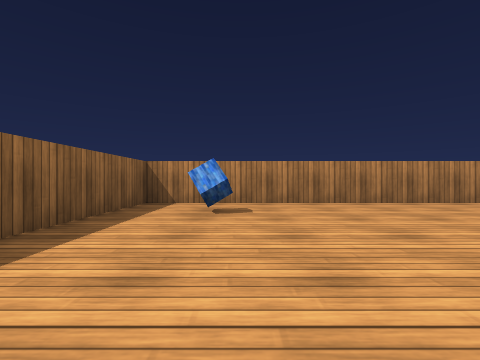
view 1 (above)

18 first-person views from a walk through a 3-D level made in the Unity game engine. The camera is 0.55 m above the floor, looks level and sees 85° across. The floor is counted in squares, 1 m on a side. Each view is taken from the middle of a square. On the plan, view 1 faces up. The plan holds only what a view shows up to about 9 squares ahead; the rest is blank. Some surface patterns are stand-ins.

view 2
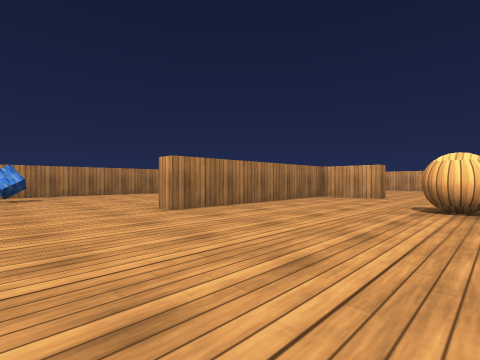

view 3
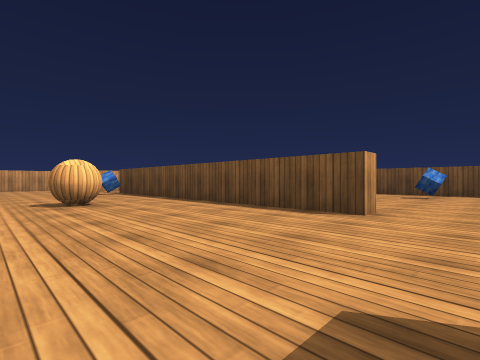

view 4
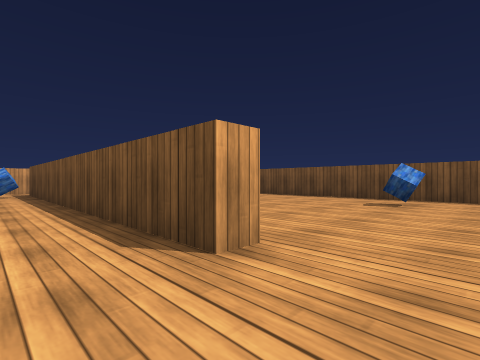

view 5
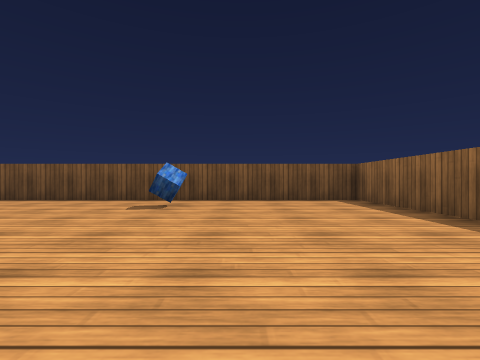

view 6
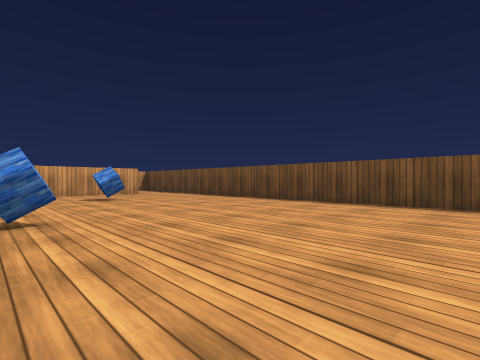

view 7
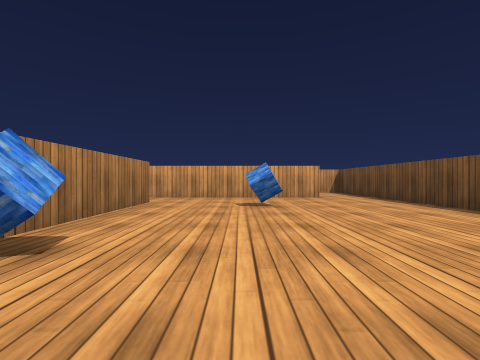

view 8
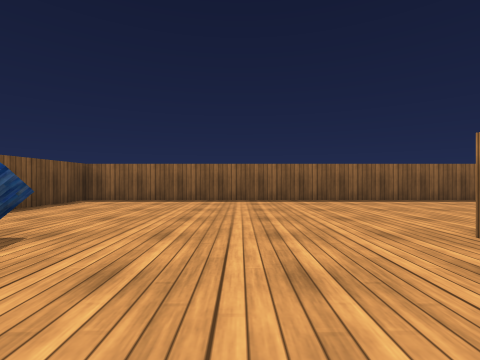

view 9
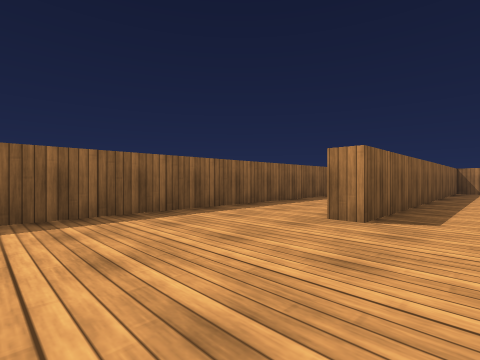

view 10
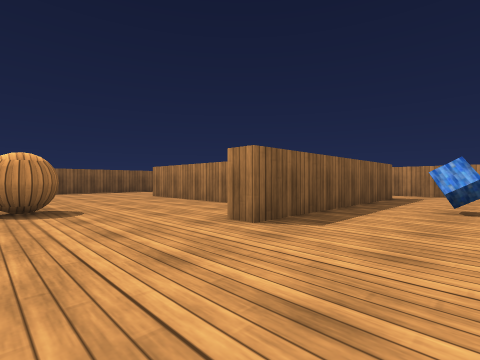

view 11
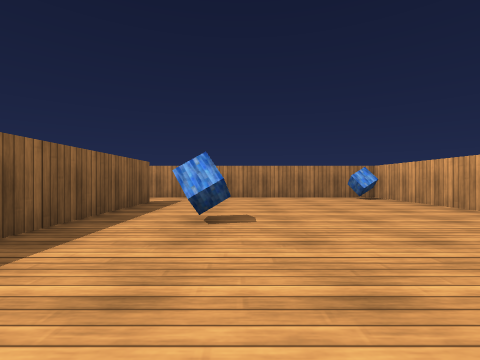

view 12
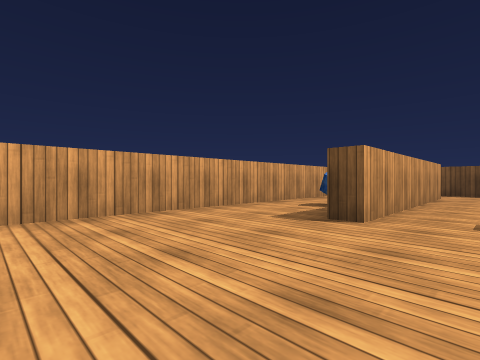

view 13
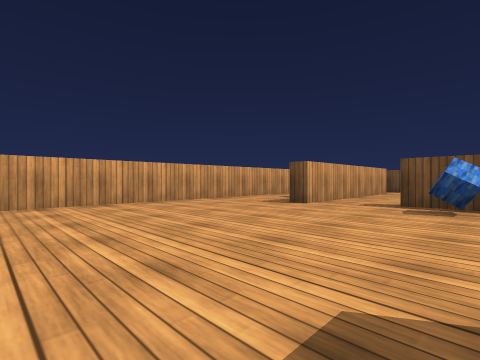

view 14
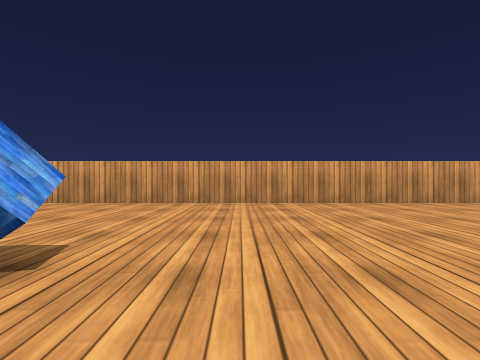

view 15
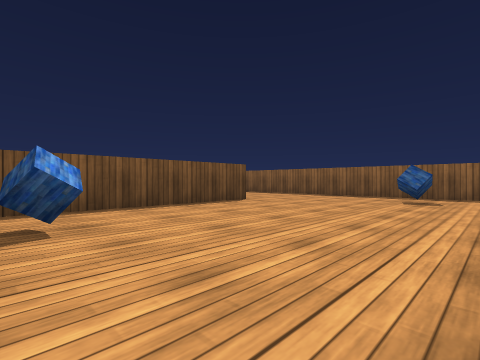

view 16
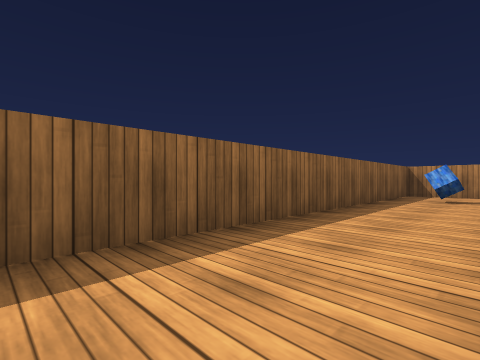

view 17
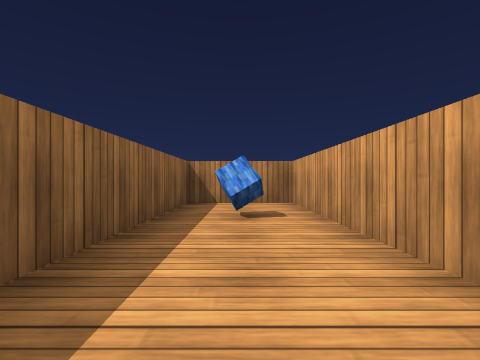

view 18
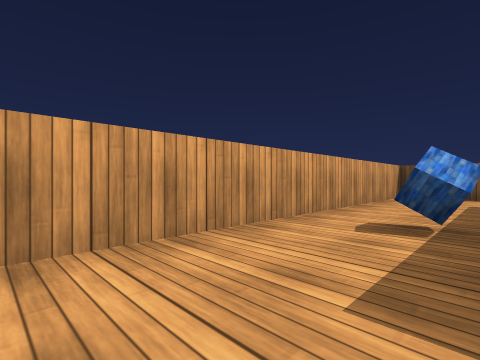

### Floor plan
Points are (right, up) in squares from view 1. A wall is a line through its corners. A room is listed if a view was taken in it or the views show most of it. See-through windows are left out.
Room 1 (views 1, 2, 3, 4, 5, 6, 7, 8, 9, 10, 11, 12, 13, 14, 15, 16, 17, 18)
walls: (-0.5, -6.9) (-0.5, -6.3) (9.5, -6.3); (9.5, -6.8) (5.9, -6.8); (-2.7, 1.2) (-2.7, 6.3) (-5.2, 6.3) (-5.2, -13.3) (14.2, -13.3) (14.2, 6.3) (-2.2, 6.3) (-2.2, -3.5) (-2.8, -3.5); (7.8, 4.5) (7.8, -1.5) (7.3, -1.5) (7.3, 0.2) (1.5, 0.2) (1.5, 0.8) (6.9, 0.8); (11.2, -11.6) (11.2, -5.5) (11.8, -5.5)
objects: other object (-4, 4); other object (0, -11); other object (0, 5); ball (4, -4) to (5, -3); other object (5, -7); other object (9, -9); other object (9, -5); other object (10, 2); other object (13, -7)

Positions as (right, up) in squares from view 1, and headings:
1: (0, 0), facing up
2: (-1, -4), facing up-right
3: (-2, -2), facing down-right
4: (-2, -5), facing down-right
5: (-2, -6), facing down
6: (1, -7), facing down-right
7: (3, -9), facing right
8: (2, -9), facing left
9: (-1, -7), facing up-left
10: (10, -4), facing up-left
11: (10, -2), facing up
12: (10, -2), facing down-right
13: (8, 0), facing down-right
14: (8, 0), facing right
15: (7, 6), facing down-left
16: (-3, -4), facing up-left
17: (-4, 0), facing up
18: (12, -4), facing down-right
